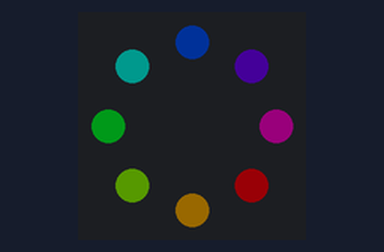
Simulated run of this program. Board: Raspberry Pi Pico running MicroPython. Shown: 8 RGB LEDs in a ring, first at the top, clockwise. Dim RGB values are drawn brighter than linear.

Above: at 0.8 s.
At 9.2 s:
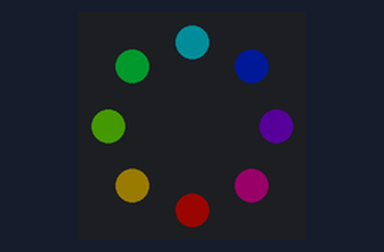
At 16.9 s:
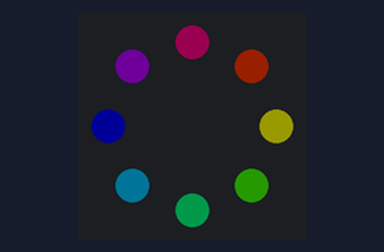
At 17.6 s:
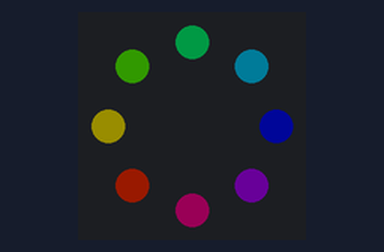
At 28.4 s:
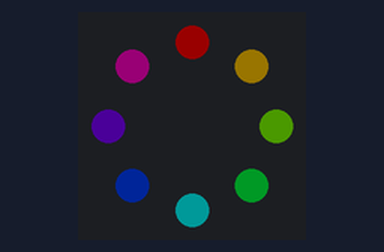
At 38.5 s:
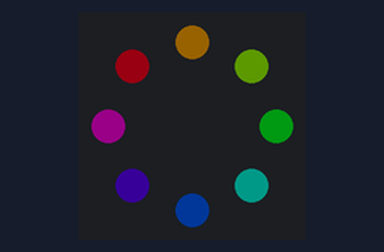
Timing chart, 0 to 40.0 s (numbered marks = the images above):
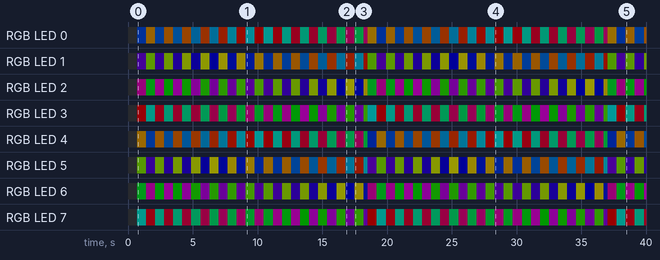

Measured:
- by itself, RGB LED 2: off → RGB(25, 0, 20) at 0.70 s, → RGB(0, 25, 3) 0.70 s later, → RGB(25, 0, 23) 0.70 s later, → RGB(0, 25, 0) 0.70 s later, … (58 changes in this stretch)
- by itself, RGB LED 3: off → RGB(25, 0, 1) at 0.70 s, → RGB(0, 25, 22) 0.70 s later, → RGB(25, 0, 4) 0.70 s later, → RGB(0, 25, 19) 0.70 s later, … (58 changes in this stretch)
- what the display in image 1 shows lasts 0.7 s, from 9.1 s to 9.8 s

The program:

color-chaser.py
```python
import neopixel
from machine import Pin
import time

# Raspberry Pi Pico pin where the Neopixel / WS2812 DataIN pin is connected
ws_pin = 0
# set the number of LEDs in your NeoPixel / WS2812 LED
led_num = 8
# Adjust the brightness as needed here:# Adjust the brightness (0.0 - 1.0)
BRIGHTNESS = 0.1
# Set the delay between color changes - The lower the number, the faster!
DELAY = 0.00001

neoRing = neopixel.NeoPixel(Pin(ws_pin), led_num)

scalar = float # a scale value (0.0 to 1.0)

# We use the HSV color space, as it's a 360º circle that seamlessly changes between almost the complete RGB color space
# This is our function to convert HSV to the RGB values needed by the MicroPython Neopixel library

def hsv_to_rgb( h:scalar, s:scalar, v:scalar, a:scalar ) -> tuple:
    a = int(255*a)
    if s:
        if h == 1.0: h = 0.0
        i = int(h*6.0); f = h*6.0 - i

        w = int(255*( v * (1.0 - s) ))
        q = int(255*( v * (1.0 - s * f) ))
        t = int(255*( v * (1.0 - s * (1.0 - f)) ))
        v = int(255*v)

        if i==0: return (v, t, w, a)
        if i==1: return (q, v, w, a)
        if i==2: return (w, v, t, a)
        if i==3: return (w, q, v, a)
        if i==4: return (t, w, v, a)
        if i==5: return (v, w, q, a)
    else: v = int(255*v); return (v, v, v, a)

while True:
    for i in range (0, 360, 1):
        for led in range (0, led_num, 1):
            led_factor = (360 / led_num) * (led + 1)
            led_value = i + led_factor
            current_led_real_hsv = led_value % 360
            rgb = hsv_to_rgb(current_led_real_hsv/360, 1.0, BRIGHTNESS, 1.0)
            color = rgb[0:3]
            neoRing[led] = (color)
            neoRing.write()
            time.sleep(DELAY)
```
